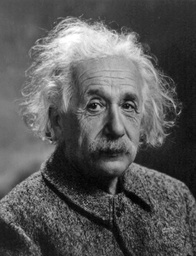
#> input picture Binary Image/albert-einstein_gray.jpg, 196 x 256 px, shrunk from 728 x 949 before the run, found by its file name
$ jupyter execute 'Rotation - Reflection - Sheer.ipynb'
#> lines starting #> are read from the running program, lines starting #| are printed output that depends on the picture
[cell 1]
import numpy as np
import matplotlib.pyplot as plt
import cv2

[cell 2]
grayImage = r'albert-einstein_gray.jpg'
I_gray = cv2.imread(grayImage,cv2.IMREAD_GRAYSCALE)
#> I_gray is the input picture: shape (256, 196); min 0, max 255, mean 89.4

[cell 3]
plt.imshow(I_gray,cmap='gray')
plt.show()

[cell 4]
numRows = I_gray.shape[0]
#> numRows = 256
numCols = I_gray.shape[1]
#> numCols = 196
print(numRows, numCols)
#| 256 196

[cell 5]
import matplotlib as mpl
def displayImageInActualSize(I):
    dpi = mpl.rcParams['figure.dpi']
    H,W = I.shape
    figSize = W/float(dpi) , H/float(dpi)
    fig = plt.figure(figsize = figSize)
    ax = fig.add_axes([0,0,1,1])
    ax.axis('off')
    ax.imshow(I,cmap='gray')
    plt.show

## Bilinear Interpolate Function

[cell 6]
def BilinearInterpolate(r,c,I):
    lc = int(c)
    rc = lc+1
    wr = c - lc
    wl = rc - c
    tr = int(r)
    br = tr+1
    wt = br-r
    wb = r-tr
    if tr >= 0 and br < I.shape[0] and lc >=0 and rc < I.shape[1]:
        a = wl*I[tr,lc] + wr*I[tr,rc]
        b = wl*I[br,lc] + wr*I[br,rc]
        g = wt*a + wb*b
        return np.uint8(g)
    else:
        return 0

## Rotation Code

[cell 7]
a = 45
cosa = np.cos(np.deg2rad(a))
sina = np.sin(np.deg2rad(a))
R = np.array([[cosa,-sina],[sina,cosa]])
rMax,cMax = I_gray.shape[0],I_gray.shape[1]
#> rMax = 256; cMax = 196
Cords = np.array([[0,0],[0,cMax - 1],[rMax - 1,0],[rMax - 1,cMax - 1]])
#> Cords = [[0, 0], [0, 195], [255, 0], [255, 195]]
A_dash = R.dot(Cords.T)
mins = A_dash.min(axis=1)
#> mins = [-137.9, 0]
maxs = A_dash.max(axis=1)
#> maxs = [180.3, 318.2]
minRow = np.int64(np.floor(mins[0]))
minCol = np.int64(np.floor(mins[1]))
maxRow = np.int64(np.ceil(maxs[0]))
maxCol = np.int64(np.ceil(maxs[1]))
H,W = maxRow - minRow + 1, maxCol - minCol + 1
I2 = np.zeros((H,W),dtype='uint8')

[cell 8]
Tinv = np.linalg.inv(R)
for new_i in range(minRow, maxRow):
    for new_j in range(minCol, maxCol):
        P_dash = np.array([new_i,new_j])
        P = Tinv.dot(P_dash)
        i , j = P[0] , P[1]
        if i < 0 or i >= numRows or j < 0 or j >= numCols:
            pass
        else:
            g = BilinearInterpolate(i,j,I_gray)
            I2[new_i - minRow, new_j - minCol] = g
#> this loop made 319 passes
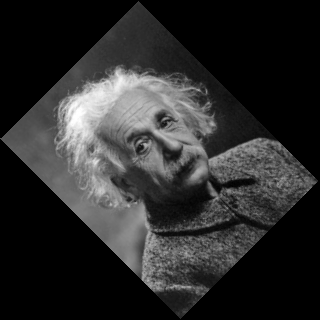
#> I2: shape (320, 320); min 0, max 255, mean 43.3

[cell 9]
displayImageInActualSize(I2)

## Rotation built-in fuction in OpenCV

[cell 10]
image = I_gray
center = tuple(np.array(image.shape[1::-1])/2) # reverse rows and cols
angle = 90 # angle > 0 => anti clockwise, angle < 0 => clockwise

matrix = cv2.getRotationMatrix2D(center, angle, 1)
result =  cv2.warpAffine(image, matrix, image.shape[1::-1])
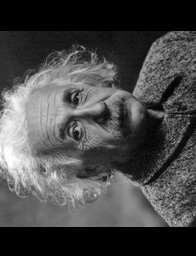
#> result: shape (256, 196); min 0, max 255, mean 73.5

displayImageInActualSize(result)

<strong>NOTE</strong>: Ở máy tính, tọa độ của ảnh đc trưng bày theo dạng gốc tọa độ ở góc trên trái cùng của ảnh</br>
<t>trục Ox của hệ tọa độ máy là Oy trong toán học thực tế</t></br>
<t> trục Oy của hệ tọa độ máy là Ox trong toán học thực tế</t></br>
<t> Vì thế phải đảo ngược lại để về dạng chuẩn.

[cell 11]
image.shape[1::-1]

## Transform Function

[cell 12]
def getExtents(T,rMax,cMax):
    Cords = np.array([[0,0],[0,cMax-1],[rMax-1,0],[rMax-1,cMax-1]])
    A_dash = T.dot(Cords.T)
    mins = A_dash.min(axis=1)
    maxs = A_dash.max(axis=1)
    minR = np.int64(np.floor(mins[0]))
    minC = np.int64(np.floor(mins[1]))
    maxR = np.int64(np.ceil(maxs[0]))
    maxC = np.int64(np.ceil(maxs[1]))
    H,W = maxR-minR+1, maxC-minC+1
    return minR,minC,maxR,maxC,H,W

[cell 13]
def Transform(T,I_gray): # T là ma trận hệ số
    rMax,cMax = I_gray.shape[0],I_gray.shape[1]
    minR,minC,maxR,maxC,H,W = getExtents(T,rMax,cMax)
    I2 = np.zeros((H,W),dtype='uint8')
    Tinv = np.linalg.inv(T)
    for new_i in range(minR,maxR):
        for new_j in range(minC,maxC):
            P_dash = np.array([new_i,new_j])
            P = Tinv.dot(P_dash)
            i , j = P[0] , P[1]
            if i < 0 or i >= numRows or j < 0 or j >= numCols:
                pass
            else:
                g = BilinearInterpolate(i,j,I_gray)
                I2[new_i-minR,new_j-minC] = g
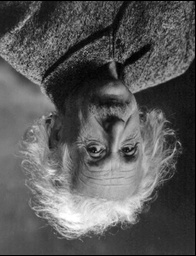
#> I2: shape (256, 196); min 0, max 255, mean 88.7
    return I2

## Reflection

[cell 14]
T = np.array([[-1,0],[0,1]]) # đối xứng qua trục x

[cell 15]
I2 = Transform(T,I_gray)

[cell 16]
plt.imshow(I2,cmap='gray')

[cell 17]
T = np.array([[1,0],[0,-1]]) # đối xứng qua trục y

[cell 18]
image = Transform(T,I_gray)
#> after the loop in Transform (call 2), `for new_i in range(minR,maxR):`:
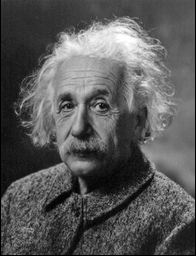
#> I2: shape (256, 196); min 0, max 255, mean 88.5

[cell 19]
plt.imshow(image,cmap='gray')

# Built - in function for reflection

[cell 20]
img_result1 = cv2.flip(I_gray, 0) # đối xứng qua trục Ox
img_result2 = cv2.flip(I_gray, 1) # đối xứng qua trục Oy

plt.subplot(121)
plt.imshow(img_result1, cmap = 'gray')
plt.subplot(122)
plt.imshow(img_result2, cmap = 'gray')

## Sheer

[cell 21]
k = -0.2
alpha = np.array([[1,0],[k,1]])
beta = np.array([[1,k],[0,1]])
ost = Transform(alpha,I_gray)
#> after the loop in Transform (call 3), `for new_i in range(minR,maxR):`:
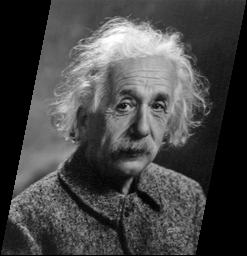
#> I2: shape (256, 247); min 0, max 255, mean 70.3
otp = Transform(beta,I_gray)
#> after the loop in Transform (call 4), `for new_i in range(minR,maxR):`:
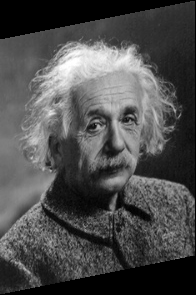
#> I2: shape (295, 196); min 0, max 255, mean 76.9

plt.subplot(121)
plt.imshow(ost, cmap = 'gray')
plt.subplot(122)
plt.imshow(otp, cmap = 'gray')
